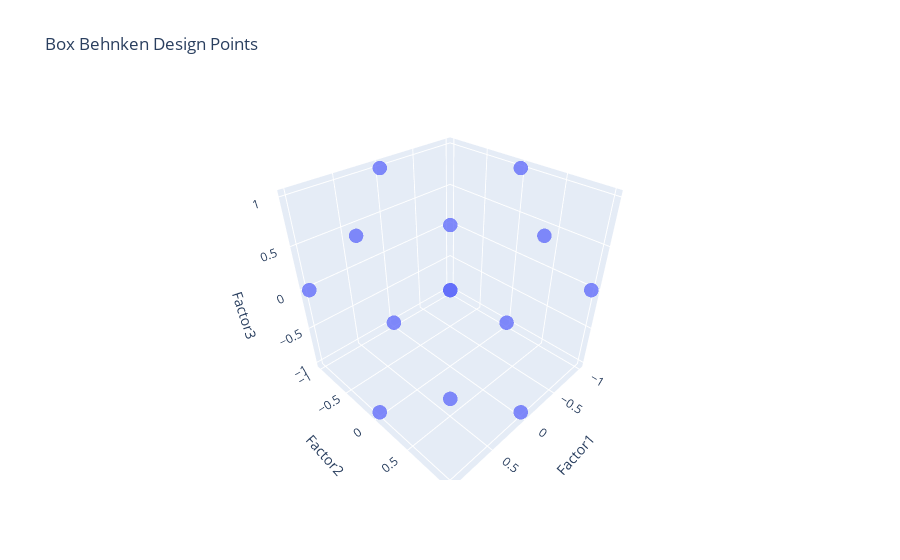

Here is the notebook cell this chart was saved with:
### Code cell
# Create a 3D scatter plot
fig = go.Figure(data=[go.Scatter3d(
    x=design_table[0], y=design_table[1], z=design_table[2], mode='markers',
    marker=dict(size=5, opacity=0.8,),
    text=[f'Factor1: {x}, Factor2: {y}, Factor3: {z}' for x, y, z in zip(design_table[0], design_table[1], design_table[2])]
)])

# Update layout
fig.update_layout(
    title=f"{design_use} Design Points",
    scene = dict(
        xaxis_title='Factor1',
        yaxis_title='Factor2',
        zaxis_title='Factor3')
)

fig.show()

design_table.rename(columns={0:"Factor_1", 1:"Factor_2", 2:"Factor_3"}, inplace=True)
design_table

### Figure 1 — Plotly figure (JSON) as saved in the notebook; plotly's stock layout.template omitted (floating-point values rounded to 4 significant figures)
{"data": [{"marker": {"opacity": 0.8, "size": 5}, "mode": "markers", "text": ["Factor1: -1.0, Factor2: -1.0, Factor3: 0.0", "Factor1: 1.0, Factor2: -1.0, Factor3: 0.0", "Factor1: -1.0, Factor2: 1.0, Factor3: 0.0", "Factor1: 1.0, Factor2: 1.0, Factor3: 0.0", "Factor1: -1.0, Factor2: 0.0, Factor3: -1.0", "Factor1: 1.0, Factor2: 0.0, Factor3: -1.0", "Factor1: -1.0, Factor2: 0.0, Factor3: 1.0", "Factor1: 1.0, Factor2: 0.0, Factor3: 1.0", "Factor1: 0.0, Factor2: -1.0, Factor3: -1.0", "Factor1: 0.0, Factor2: 1.0, Factor3: -1.0", "Factor1: 0.0, Factor2: -1.0, Factor3: 1.0", "Factor1: 0.0, Factor2: 1.0, Factor3: 1.0", "Factor1: 0.0, Factor2: 0.0, Factor3: 0.0", "Factor1: 0.0, Factor2: 0.0, Factor3: 0.0", "Factor1: 0.0, Factor2: 0.0, Factor3: 0.0"], "type": "scatter3d", "x": [-1, 1, -1, 1, -1, 1, -1, 1, 0, 0, 0, 0, 0, 0, 0], "y": [-1, -1, 1, 1, 0, 0, 0, 0, -1, 1, -1, 1, 0, 0, 0], "z": [0, 0, 0, 0, -1, -1, 1, 1, -1, -1, 1, 1, 0, 0, 0]}], "layout": {"scene": {"xaxis": {"title": {"text": "Factor1"}}, "yaxis": {"title": {"text": "Factor2"}}, "zaxis": {"title": {"text": "Factor3"}}}, "title": {"text": "Box Behnken Design Points"}}}
